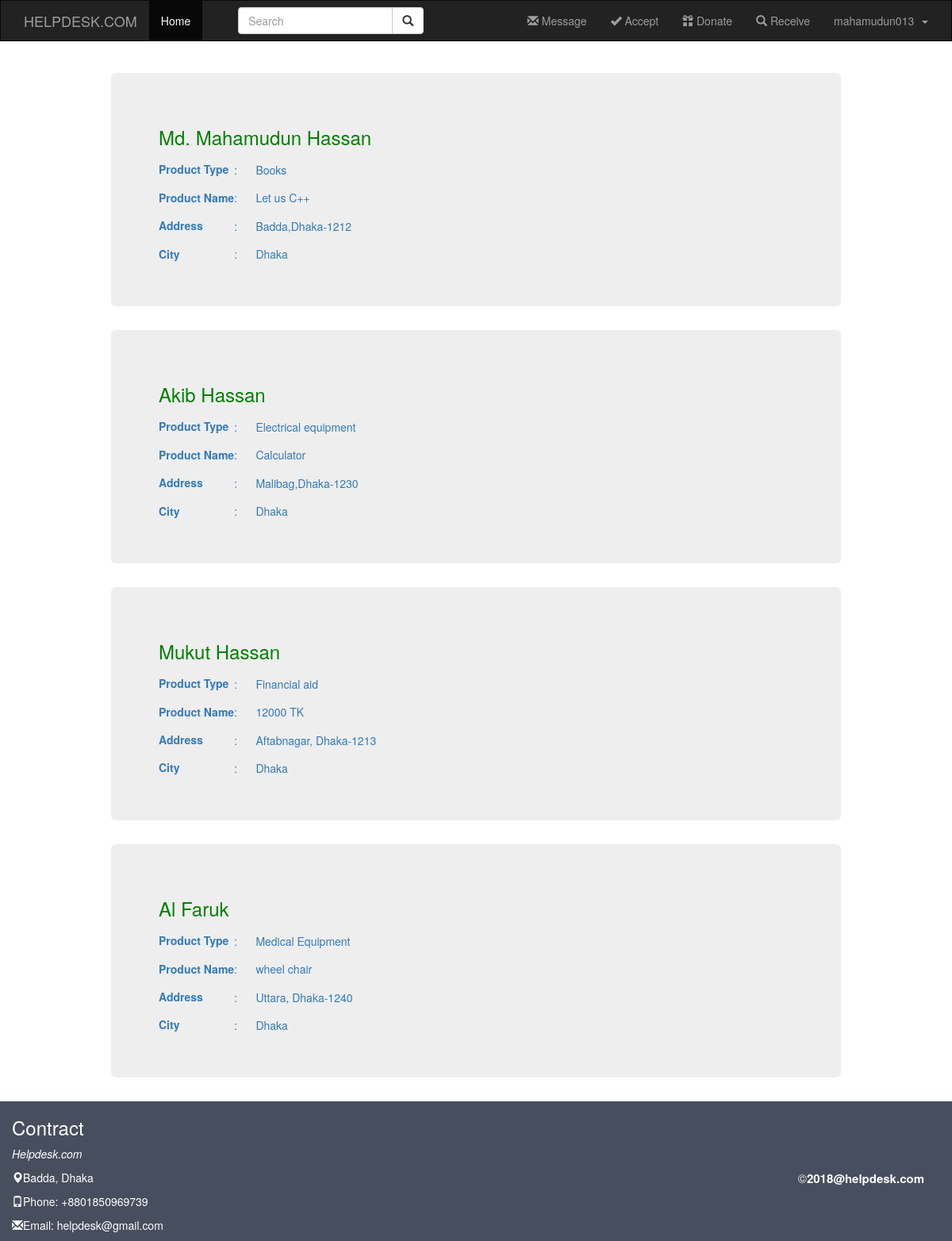
The app's page /user_home.php (signed in) with its own data.
### tables this page shows
CREATE TABLE `donor_table` (
  `id` int(11) NOT NULL,
  `name` varchar(200) NOT NULL,
  `username` varchar(200) NOT NULL,
  `product_type` varchar(200) NOT NULL,
  `product_name` varchar(200) NOT NULL,
  `address` varchar(200) NOT NULL,
  `city` varchar(200) NOT NULL,
  `zip` varchar(200) NOT NULL,
  `phone_number` varchar(200) NOT NULL,
  `email` varchar(200) NOT NULL,
  `file` longblob NOT NULL
);

### user_home.php (the view, shortened to what this page needs)
<!DOCTYPE html>
<html lang="en">
<head>
  <link rel="stylesheet" href="https://maxcdn.bootstrapcdn.com/bootstrap/3.3.7/css/bootstrap.min.css">
</head>
<body>
 <nav class="navbar navbar-inverse" style="border-radius:0; margin-bottom: 0px;">
  <div class="container">
    <div class="navbar-header">
      <a class="navbar-brand" href="#">HELPDESK.COM</a>
    </div>
    <ul class="nav navbar-nav">
      <li class="active"><a href="#">Home</a></li>
      <li><a href="#"></a></li>
        <form class="navbar-form navbar-left">
          <div class="input-group">
             <input type="text" class="form-control" placeholder="Search">
          <div class="input-group-btn">
            <button class="btn btn-default" type="submit">
            <i class="glyphicon glyphicon-search"></i>
            </button>
          </div>
         </div>
      </form>
    </ul>
    <ul class="nav navbar-nav navbar-right">
      <li><a href="accept_news.php"><span class="glyphicon glyphicon-envelope"></span> Message</a></li>
      <li><a href="permit_donor.php"><span class="glyphicon glyphicon-ok"></span> Accept</a></li>
      <li><a href="donor_info.php"><span class="glyphicon glyphicon-gift"></span> Donate</a></li>
      <li><a href="user_home.php"><span class="glyphicon glyphicon-search"></span> Receive</a></li>
      <li class="dropdown"><a class="dropdown-toggle" data-toggle="dropdown"
        href="#"><?php echo $_SESSION['username'];?> &nbsp<span class="caret"></span></a>
      </li>
    </ul>
  </div>
</nav>
  <br>
  <br>
<div class="container">
  <div class="col-md-10 col-md-offset-1">
      <?php
      include('config.php');
      $connect= mysqli_connect($dbservername,$dbusername,$dbpassword,$dbname);
        $sql="SELECT * FROM donor_table";
           $select =mysqli_query($connect,$sql);
        if (mysqli_num_rows($select) > 0) {
         while($row = mysqli_fetch_assoc($select))
          {
        ?>
        <div  class="jobs_link">
          <a href="view.php?product_id=<?php echo $row['id'] ?>" target="_blank">
            <div class="jumbotron">
              <h3 style="color: green"><?php echo $row["name"] ?></h3>
              <table>
                   <tr>
                  <td><h5 style="font-weight: bold;">Product Type</h5></td>
                  <td>:</td>
                  <td>&nbsp&nbsp&nbsp&nbsp&nbsp&nbsp<?php echo $row["product_type"] ?></td>
                </tr>
                <tr>
                  <td><h5 style="font-weight: bold;">Product Name</h5></td>
                  <td>:</td>
                  <td>&nbsp&nbsp&nbsp&nbsp&nbsp&nbsp<?php echo $row["product_name"] ?></td>
                </tr>
                <tr>
                  <td><h5 style="font-weight: bold;">Address</h5></td>
                  <td>:</td>
                  <td>&nbsp&nbsp&nbsp&nbsp&nbsp&nbsp<?php echo $row["address"] ?></td>
                </tr>
                <tr>
                  <td><h5 style="font-weight: bold;">City</h5></td>
                  <td>:</td>
                  <td>&nbsp&nbsp&nbsp&nbsp&nbsp&nbsp<?php echo $row["city"] ?></td>
                </tr>
              </table>
            </div>
          </a>
        </div>
        <?php
             }
           }
      ?>
  </div>
</div>
<?php include('footer.php') ?>
</body>
</html>

### user_home.php (style rules this page uses)
.jobs_link a { text-decoration:none; }

### records on screen
donor_table: name "Md. Mahamudun Hassan", product_type "Books", product_name "Let us C++", address "Badda,Dhaka-1212", city "Dhaka"
donor_table: name "Akib Hassan", product_type "Electrical equipment", product_name "Calculator", address "Malibag,Dhaka-1230", city "Dhaka"
donor_table: name "Mukut Hassan", product_type "Financial aid", product_name "12000 TK", address "Aftabnagar, Dhaka-1213", city "Dhaka"
donor_table: name "Al Faruk", product_type "Medical Equipment", product_name "wheel chair", address "Uttara, Dhaka-1240", city "Dhaka"

### other values on screen
$_SESSION['username'] "mahamudun013"
